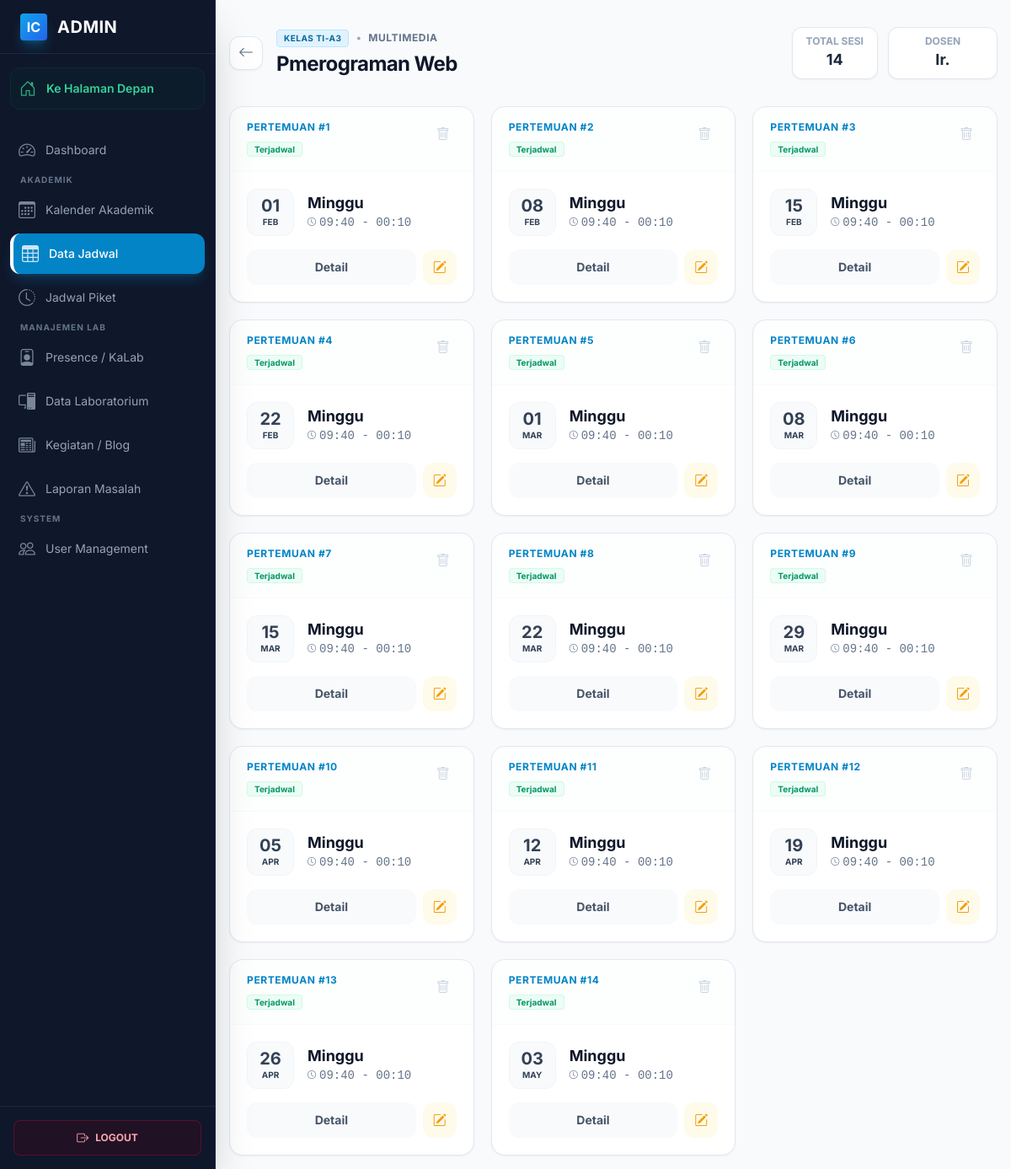
The app's page /public/admin/schedules/5/sessions (signed in) with its own data.
### tables this page shows
CREATE TABLE `course_plans` (
  `id` int(11) NOT NULL,
  `laboratory_id` int(11) NOT NULL,
  `course_name` varchar(100) NOT NULL,
  `program_study` varchar(100) DEFAULT NULL,
  `semester` int(11) DEFAULT NULL,
  `class_code` varchar(20) DEFAULT NULL,
  `lecturer_name` varchar(100) NOT NULL,
  `lecturer_id` int(11) DEFAULT NULL,
  `lecturer_photo` varchar(255) DEFAULT NULL,
  `assistant_1_name` varchar(100) DEFAULT NULL,
  `assistant_1_id` int(11) DEFAULT NULL,
  `assistant_1_photo` varchar(255) DEFAULT NULL,
  `assistant_2_name` varchar(100) DEFAULT NULL,
  `assistant_2_id` int(11) DEFAULT NULL,
  `assistant_2_photo` varchar(255) DEFAULT NULL,
  `day` enum('Monday','Tuesday','Wednesday','Thursday','Friday','Saturday','Sunday') NOT NULL,
  `start_time` time NOT NULL,
  `end_time` time NOT NULL,
  `total_meetings` int(11) DEFAULT 14,
  `description` text DEFAULT NULL,
  `created_at` timestamp NOT NULL DEFAULT current_timestamp()
);

CREATE TABLE `laboratories` (
  `id` int(11) NOT NULL,
  `lab_name` varchar(100) NOT NULL,
  `image` varchar(255) DEFAULT NULL,
  `description` text DEFAULT NULL,
  `pc_count` int(11) DEFAULT 0,
  `tv_count` int(11) DEFAULT 0,
  `status` enum('active','inactive','maintenance') DEFAULT 'active',
  `location` varchar(100) DEFAULT NULL,
  `building` varchar(100) DEFAULT NULL,
  `floor` varchar(50) DEFAULT NULL,
  `room_number` varchar(50) DEFAULT NULL,
  `capacity` int(11) DEFAULT 0
);

CREATE TABLE `schedule_sessions` (
  `id` int(11) NOT NULL,
  `course_plan_id` int(11) NOT NULL,
  `meeting_number` int(11) NOT NULL,
  `session_date` date NOT NULL,
  `start_time` time NOT NULL,
  `end_time` time NOT NULL,
  `topic` varchar(255) DEFAULT NULL,
  `status` enum('scheduled','ongoing','completed','cancelled','rescheduled') DEFAULT 'scheduled',
  `is_replacement` tinyint(1) DEFAULT 0
);

### app/controllers/AdminController.php (called while the page is built, shortened)
<?php
class AdminController extends Controller
{
    public function listScheduleSessions($id)
    {
        $scheduleModel = $this->model('LabScheduleModel');
        $plan = $scheduleModel->getScheduleDetail($id);
        $sessions = $scheduleModel->getSessionsByPlanId($id);
        $data = [
            'plan' => $plan,
            'sessions' => $sessions
        ];
        $this->view('admin/schedules/sessions', $data);
    }
}

### app/core/Router.php (called while the page is built, shortened)
<?php
class Router {
    private $routes = [];
    private $params = [];
    private function addRoute($method, $uri, $controller) {
        $this->routes[] = [
            'method' => $method,
            'uri' => $uri,
            'controller' => $controller
        ];
    }
    public function dispatch() {
        $requestMethod = $_SERVER['REQUEST_METHOD'];
        $requestUri = $this->getRequestUri();
        foreach ($this->routes as $route) {
            if ($route['method'] !== $requestMethod) {
                continue;
            }
            if ($this->matchRoute($route['uri'], $requestUri)) {
                return $this->callController($route['controller']);
            }
        }
    }
    private function getRequestUri() {
        $uri = $_GET['url'] ?? '/';
        $uri = '/' . trim($uri, '/');
        return $uri;
    }
    private function matchRoute($pattern, $uri) {
        $pattern = preg_replace('/\/:([^\/]+)/', '/(?P<$1>[^/]+)', $pattern);
        $pattern = '#^' . $pattern . '$#';
        if (preg_match($pattern, $uri, $matches)) {
            $this->params = array_filter($matches, 'is_string', ARRAY_FILTER_USE_KEY);
            return true;
        }
        return false;
    }
    private function callController($controllerString) {
        list($controllerName, $method) = explode('@', $controllerString);
        $controller = new $controllerName();
        call_user_func_array([$controller, $method], $this->params);
    }
}

### public/index.php (called while the page is built, shortened)
<?php
require_once APP_PATH . '/core/Router.php';
require_once APP_PATH . '/core/Controller.php';
require_once APP_PATH . '/core/Model.php';
require_once APP_PATH . '/config/database.php';
require_once APP_PATH . '/helpers/functions.php';
$router = new Router();
$router->dispatch();

### app/helpers/functions.php (called while the page is built, shortened)
<?php
function e($string) {
    return htmlspecialchars($string, ENT_QUOTES, 'UTF-8');
}
function url($path = '') {
    return BASE_URL . '/' . ltrim($path, '/');
}

### app/config/database.php (called while the page is built, shortened)
<?php
function getDBConnection()
{
    static $pdo = null;
    if ($pdo === null) {
        try {
            $dsn = "mysql:host=" . DB_HOST . ";port=" . DB_PORT . ";dbname=" . DB_NAME . ";charset=" . DB_CHARSET;
            $options = [
                PDO::ATTR_ERRMODE            => PDO::ERRMODE_EXCEPTION,
                PDO::ATTR_DEFAULT_FETCH_MODE => PDO::FETCH_ASSOC,
                PDO::ATTR_EMULATE_PREPARES   => false,
            ];
            $pdo = new PDO($dsn, DB_USER, DB_PASS, $options);
        } catch (PDOException $e) {
            die("Database connection failed: " . $e->getMessage());
        }
    }
    return $pdo;
}

### app/models/LabScheduleModel.php (called while the page is built, shortened)
<?php
class LabScheduleModel extends Model
{
    public function getScheduleDetail($id)
    {
        $sql = "SELECT cp.*, l.lab_name, l.location
                FROM course_plans cp
                JOIN laboratories l ON cp.laboratory_id = l.id
                WHERE cp.id = ?";
        return $this->queryOne($sql, [$id]);
    }
    public function getSessionsByPlanId($planId)
    {
        $sql = "SELECT ss.*, cp.course_name, l.lab_name
                FROM schedule_sessions ss
                JOIN course_plans cp ON ss.course_plan_id = cp.id
                JOIN laboratories l ON cp.laboratory_id = l.id
                WHERE ss.course_plan_id = ?
                ORDER BY ss.meeting_number ASC, ss.session_date ASC";
        return $this->query($sql, [$planId]);
    }
}

### app/core/Model.php (called while the page is built, shortened)
<?php
class Model {
    protected $db;
    public function __construct() {
        $this->db = getDBConnection();
    }
    public function query($sql, $params = []) {
        $stmt = $this->db->prepare($sql);
        $stmt->execute($params);
        return $stmt->fetchAll();
    }
    public function queryOne($sql, $params = []) {
        $stmt = $this->db->prepare($sql);
        $stmt->execute($params);
        return $stmt->fetch();
    }
}

### app/views/admin/schedules/sessions.php (the view, shortened to what this page needs)
<?php include APP_PATH . '/views/layouts/header.php'; ?>
<div class="antialiased bg-slate-50 min-h-screen">
    <?php include APP_PATH . '/views/layouts/sidebar.php'; ?>
    <main class="p-4 sm:ml-64 pt-8 transition-all duration-300">
        <div class="max-w-7xl mx-auto">
            <div class="flex flex-col md:flex-row justify-between items-start md:items-center mb-8 gap-4">
                <div class="flex items-center gap-4">
                    <a href="<?= url('/admin/schedules') ?>"
                        class="w-10 h-10 flex items-center justify-center rounded-xl bg-white border border-slate-200 text-slate-500 hover:text-primary-600 hover:border-primary-200 shadow-sm transition-all"
                        title="Kembali ke Daftar Matkul">
                        <i class="bi bi-arrow-left text-lg"></i>
                    </a>
                    <div>
                        <div class="flex items-center gap-2">
                            <span
                                class="bg-primary-100 text-primary-700 text-[10px] font-bold px-2 py-0.5 rounded border border-primary-200 uppercase tracking-wider">
                                Kelas <?= e($plan['class_code']) ?>
                            </span>
                            <span class="text-slate-400 text-xs">•</span>
                            <span
                                class="text-slate-500 text-xs font-bold uppercase tracking-wider"><?= e($plan['lab_name']) ?></span>
                        </div>
                        <h1 class="text-2xl font-bold tracking-tight text-slate-900 mt-1">
                            <?= e($plan['course_name']) ?>
                        </h1>
                    </div>
                </div>
                <div class="flex gap-3">
                    <div class="bg-white px-4 py-2 rounded-xl border border-slate-200 shadow-sm text-center">
                        <span class="block text-xs text-slate-400 font-bold uppercase">Total Sesi</span>
                        <span class="block text-lg font-bold text-slate-800"><?= count($sessions) ?></span>
                    </div>
                    <div class="bg-white px-4 py-2 rounded-xl border border-slate-200 shadow-sm text-center">
                        <span class="block text-xs text-slate-400 font-bold uppercase">Dosen</span>
                        <span
                            class="block text-lg font-bold text-slate-800 text-ellipsis overflow-hidden w-24 whitespace-nowrap"
                            title="<?= e($plan['lecturer_name']) ?>">
                            <?= explode(' ', e($plan['lecturer_name']))[0] ?>
                        </span>
                    </div>
                </div>
            </div>
            <?php if (!empty($sessions)): ?>
            <div class="grid grid-cols-1 md:grid-cols-2 lg:grid-cols-3 xl:grid-cols-4 gap-5">
                <?php foreach ($sessions as $session): ?>
                <?php
                        $dateObj = new DateTime($session['session_date']);
                        $dayName = $dateObj->format('l');
                        $daysID = ['Monday' => 'Senin', 'Tuesday' => 'Selasa', 'Wednesday' => 'Rabu', 'Thursday' => 'Kamis', 'Friday' => 'Jumat', 'Saturday' => 'Sabtu', 'Sunday' => 'Minggu'];
                        $dayIndo = $daysID[$dayName] ?? $dayName;
                        $isPast = $dateObj < new DateTime('today');
                        $cardOpacity = $isPast ? 'opacity-70 hover:opacity-100' : 'opacity-100';
                        $statusBadge = $isPast
                            ? '<span class="text-[10px] bg-slate-100 text-slate-500 px-2 py-0.5 rounded border border-slate-200 font-bold">Selesai</span>'
                            : '<span class="text-[10px] bg-emerald-50 text-emerald-600 px-2 py-0.5 rounded border border-emerald-100 font-bold">Terjadwal</span>';
                        ?>
                <div
                    class="group bg-white rounded-2xl border border-slate-200 shadow-sm hover:shadow-md hover:border-primary-300 transition-all duration-300 relative overflow-hidden <?= $cardOpacity ?>">
                    <div class="px-5 py-4 border-b border-slate-50 flex justify-between items-start bg-slate-50/30">
                        <div>
                            <span class="text-xs font-bold text-primary-600 uppercase tracking-wider block mb-1">
                                Pertemuan #<?= $session['meeting_number'] ?>
                            </span>
                            <?= $statusBadge ?>
                        </div>
                        <form method="POST" action="<?= url('/admin/sessions/' . $session['id'] . '/delete') ?>"
                            onsubmit="return confirm('Hapus HANYA sesi tanggal <?= $dateObj->format('d M Y') ?> ini?');">
                            <button type="submit"
                                class="w-8 h-8 rounded-lg flex items-center justify-center text-slate-300 hover:text-rose-500 hover:bg-rose-50 transition-colors"
                                title="Hapus Sesi Ini">
                                <i class="bi bi-trash"></i>
                            </button>
                        </form>
                    </div>
                    <div class="p-5">
                        <div class="flex items-center gap-4 mb-4">
                            <div
                                class="flex flex-col items-center justify-center w-14 h-14 bg-slate-50 rounded-xl border border-slate-100 text-slate-700 group-hover:bg-primary-50 group-hover:text-primary-700 group-hover:border-primary-100 transition-colors">
                                <span class="text-xl font-bold leading-none"><?= $dateObj->format('d') ?></span>
                                <span class="text-[10px] font-bold uppercase mt-0.5"><?= $dateObj->format('M') ?></span>
                            </div>
                            <div>
                                <h3 class="font-bold text-slate-900 text-lg leading-tight"><?= $dayIndo ?></h3>
                                <p class="text-sm font-mono text-slate-500 mt-0.5 flex items-center gap-1">
                                    <i class="bi bi-clock text-[10px]"></i>
                                    <?= date('H:i', strtotime($session['start_time'])) ?> -
                                    <?= date('H:i', strtotime($session['end_time'])) ?>
                                </p>
                            </div>
                        </div>
                        <div class="flex gap-2">
                            <a href="<?= url('/admin/sessions/' . $session['id']) ?>"
                                class="flex-1 py-2.5 text-center text-sm font-bold text-slate-600 bg-slate-50 rounded-xl border border-transparent hover:bg-white hover:border-slate-200 hover:shadow-sm transition-all">
                                Detail
                            </a>
                            <a href="<?= url('/admin/sessions/' . $session['id'] . '/edit') ?>"
                                class="w-10 flex items-center justify-center text-amber-500 bg-amber-50 rounded-xl border border-transparent hover:bg-amber-100 hover:border-amber-200 transition-all"
                                title="Reschedule">
                                <i class="bi bi-pencil-square"></i>
                            </a>
                        </div>
                    </div>
                </div>
                <?php endforeach; ?>
            </div>
            <?php endif; ?>
        </div>
    </main>
</div>
<?php include APP_PATH . '/views/admin/layouts/footer.php'; ?>

### public/assets/css/style.css (style rules this page uses)
:root { --primary-color: #2563eb; --secondary-color: #475569; --success-color: #10b981; --danger-color: #ef4444; --warning-color: #f59e0b; --light-bg: #f8fafc; --dark-text: #1e293b; --border-color: #e2e8f0; }
* { margin: 0; padding: 0; box-sizing: border-box; }
body { font-family: 'Segoe UI', Tahoma, Geneva, Verdana, sans-serif; background-color: var(--light-bg); color: var(--dark-text); line-height: 1.6; }
.text-center { text-align: center; }
.mb-4 { margin-bottom: 2rem; }

### app/views/layouts/header.php (style rules this page uses)
body { font-family: 'Inter', sans-serif; }

### records on screen
course_plans: class_code "TI-A3", laboratory.lab_name "MULTIMEDIA", course_name "Pmerograman Web", lecturer_name "Ir."
schedule_sessions: meeting_number "1", shows "Terjadwal", session_date "01", session_date "FEB", session_date "Minggu", start_time "09:40", end_time "00:10"
schedule_sessions: meeting_number "2", shows "Terjadwal", session_date "08", session_date "FEB", session_date "Minggu", start_time "09:40", end_time "00:10"
schedule_sessions: meeting_number "3", shows "Terjadwal", session_date "15", session_date "FEB", session_date "Minggu", start_time "09:40", end_time "00:10"
schedule_sessions: meeting_number "4", shows "Terjadwal", session_date "22", session_date "FEB", session_date "Minggu", start_time "09:40", end_time "00:10"
schedule_sessions: meeting_number "5", shows "Terjadwal", session_date "01", session_date "MAR", session_date "Minggu", start_time "09:40", end_time "00:10"
schedule_sessions: meeting_number "6", shows "Terjadwal", session_date "08", session_date "MAR", session_date "Minggu", start_time "09:40", end_time "00:10"
schedule_sessions: meeting_number "7", shows "Terjadwal", session_date "15", session_date "MAR", session_date "Minggu", start_time "09:40", end_time "00:10"
schedule_sessions: meeting_number "8", shows "Terjadwal", session_date "22", session_date "MAR", session_date "Minggu", start_time "09:40", end_time "00:10"
schedule_sessions: meeting_number "9", shows "Terjadwal", session_date "29", session_date "MAR", session_date "Minggu", start_time "09:40", end_time "00:10"
schedule_sessions: meeting_number "10", shows "Terjadwal", session_date "05", session_date "APR", session_date "Minggu", start_time "09:40", end_time "00:10"
schedule_sessions: meeting_number "11", shows "Terjadwal", session_date "12", session_date "APR", session_date "Minggu", start_time "09:40", end_time "00:10"
schedule_sessions: meeting_number "12", shows "Terjadwal", session_date "19", session_date "APR", session_date "Minggu", start_time "09:40", end_time "00:10"
schedule_sessions: meeting_number "13", shows "Terjadwal", session_date "26", session_date "APR", session_date "Minggu", start_time "09:40", end_time "00:10"
schedule_sessions: meeting_number "14", shows "Terjadwal", session_date "03", session_date "MAY", session_date "Minggu", start_time "09:40", end_time "00:10"

### other values on screen
count($sessions) "14"
